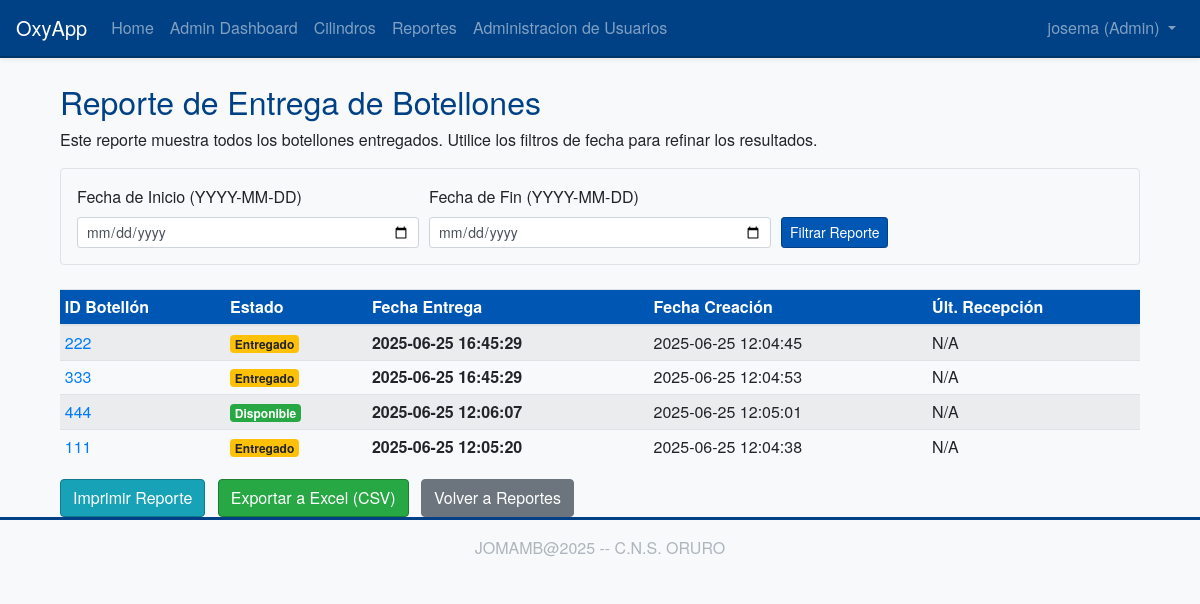
/reports/deliveries (signed in), run on the app's committed database.
### app/models/user.py (models this page shows, shortened)
class User(UserMixin, db.Model):
    __tablename__ = 'user'
    id = db.Column(db.Integer, primary_key=True)
    username = db.Column(db.String(64), index=True, unique=True, nullable=False)
    email = db.Column(db.String(120), index=True, unique=True, nullable=False)
    password_hash = db.Column(db.String(128))
    nombre = db.Column(db.String(64), index=True, nullable=True)
    apellidos = db.Column(db.String(128), index=True, nullable=True)
    role = db.Column(db.String(10), default='user', nullable=False)
    movimientos_registrados = db.relationship(
        'HistorialMovimiento',
        foreign_keys='HistorialMovimiento.user_id', # Especificar explícitamente la FK
        backref=db.backref('usuario', lazy='joined'),
        lazy='dynamic',
        order_by=lambda: desc(HistorialMovimiento.fecha_movimiento) if HistorialMovimiento else 'historial_movimiento.fecha_movimiento DESC' # Lambda para ordenamiento diferido
    )

### app/models/cylinder.py (models this page shows, shortened)
class Cylinder(db.Model):
    __tablename__ = 'cylinder'
    id = db.Column(db.Integer, primary_key=True)
    cylinder_id_tag = db.Column(db.String(64), index=True, unique=True, nullable=False)
    status = db.Column(db.String(64), default='available', nullable=False)
    creation_date = db.Column(db.DateTime, index=True, default=datetime.utcnow)
    reception_date = db.Column(db.DateTime, nullable=True, index=True)
    delivery_date = db.Column(db.DateTime, nullable=True, index=True)
    marca = db.Column(db.String(80), nullable=True)
    color = db.Column(db.String(50), nullable=True)
    numero_serie = db.Column(db.String(80), nullable=True, index=True)
    esta_activo = db.Column(db.Boolean, default=True, nullable=True, index=True)##solo para pruebas
    historial_movimientos = db.relationship(
        'HistorialMovimiento',
        backref='cilindro',
        lazy='dynamic',
        order_by='HistorialMovimiento.fecha_movimiento.desc()'
    )

### app/routes/reports.py (the view)
@bp.route('/deliveries', methods=['GET', 'POST'])
@login_required
def cylinder_deliveries_report():
    form = DateRangeReportForm(request.form)
    query = Cylinder.query.filter(Cylinder.delivery_date.isnot(None))
    fecha_inicio_data = None
    fecha_fin_data = None
    if request.method == 'POST' and form.clear_filter.data:
        return redirect(url_for('reports.cylinder_deliveries_report'))
    if form.validate_on_submit() and form.submit_filter.data:
        fecha_inicio_data = form.fecha_inicio.data
        fecha_fin_data = form.fecha_fin.data
    elif request.method == 'GET':
        fecha_inicio_str = request.args.get('fecha_inicio')
        fecha_fin_str = request.args.get('fecha_fin')
        try:
            if fecha_inicio_str: fecha_inicio_data = datetime.strptime(fecha_inicio_str, '%Y-%m-%d').date()
            if fecha_fin_str: fecha_fin_data = datetime.strptime(fecha_fin_str, '%Y-%m-%d').date()
            form.fecha_inicio.data = fecha_inicio_data
            form.fecha_fin.data = fecha_fin_data
        except ValueError:
            flash('Formato de fecha inválido en URL. Use YYYY-MM-DD.', 'warning')
    if fecha_inicio_data:
        query = query.filter(Cylinder.delivery_date >= datetime.combine(fecha_inicio_data, time.min))
    if fecha_fin_data:
        query = query.filter(Cylinder.delivery_date <= datetime.combine(fecha_fin_data, time.max))
    page = request.args.get('page', 1, type=int)
    deliveries_pagination = query.order_by(Cylinder.delivery_date.desc()).paginate(
        page=page, per_page=15, error_out=False
    )
    pagination_params = {'page': deliveries_pagination.next_num}
    if fecha_inicio_data: pagination_params['fecha_inicio'] = fecha_inicio_data.strftime('%Y-%m-%d')
    if fecha_fin_data: pagination_params['fecha_fin'] = fecha_fin_data.strftime('%Y-%m-%d')
    next_url = url_for('reports.cylinder_deliveries_report', **pagination_params) if deliveries_pagination.has_next else None
    pagination_params['page'] = deliveries_pagination.prev_num
    prev_url = url_for('reports.cylinder_deliveries_report', **pagination_params) if deliveries_pagination.has_prev else None
    return render_template('reports/deliveries_report.html',
                           title='Reporte de Entrega de Botellones',
                           form=form,
                           cylinders=deliveries_pagination.items,
                           pagination=deliveries_pagination,
                           next_url=next_url, prev_url=prev_url,
                           current_fecha_inicio=fecha_inicio_data.strftime('%Y-%m-%d') if fecha_inicio_data else None,
                           current_fecha_fin=fecha_fin_data.strftime('%Y-%m-%d') if fecha_fin_data else None)

### app/forms.py
class DateRangeReportForm(FlaskForm):
    fecha_inicio = DateField('Fecha de Inicio (YYYY-MM-DD)', format='%Y-%m-%d', validators=[Optional()])
    fecha_fin = DateField('Fecha de Fin (YYYY-MM-DD)', format='%Y-%m-%d', validators=[Optional(), date_check])
    submit_filter = SubmitField('Filtrar Reporte')
    clear_filter = SubmitField('Limpiar Filtro')

### app/models/user.py (called while the page is built)
@login.user_loader
def load_user(id):
    return User.query.get(int(id))

### app/templates/reports/deliveries_report.html (shortened to what this page needs)
{% extends "base.html" %}
{% import "bootstrap_wtf.html" as wtf %}
{% block content %}
<div class="container mt-4">
    <div class="printable-area">
        <h2>{{ title }}</h2>
        <p class="report-description">Este reporte muestra todos los botellones entregados. Utilice los filtros de fecha para refinar los resultados.</p>
        <form method="POST" action="{{ url_for('reports.cylinder_deliveries_report') }}" class="mb-4 p-3 border rounded bg-light no-print">
            <div class="form-row align-items-end">
                <div class="col-md-4">
                    {{ form.fecha_inicio.label(class="form-control-label") }}
                    {{ form.fecha_inicio(class="form-control form-control-sm" + (" is-invalid" if form.fecha_inicio.errors else "")) }}
                </div>
                <div class="col-md-4">
                    {{ form.fecha_fin.label(class="form-control-label") }}
                    {{ form.fecha_fin(class="form-control form-control-sm" + (" is-invalid" if form.fecha_fin.errors else "")) }}
                </div>
                <div class="col-md-auto mb-2 mb-md-0">
                    {{ form.submit_filter(class="btn btn-primary btn-sm") }}
                </div>
            </div>
        </form>
        {% if cylinders %}
        <table class="table table-sm table-striped table-hover mt-3">
            <thead>
                <tr>
                    <th>ID Botellón</th>
                    <th>Estado</th>
                    <th>Fecha Entrega</th>
                    <th>Fecha Creación</th>
                    <th>Últ. Recepción</th>
                </tr>
            </thead>
            <tbody>
            {% for cylinder in cylinders %}
                <tr>
                    <td><a href="{{ url_for('cylinders.view_cylinder', cylinder_id=cylinder.id) }}">{{ cylinder.cylinder_id_tag }}</a></td>
                    <td>
                        <span class="badge badge-{% if cylinder.status == 'available' %}success{% elif cylinder.status == 'delivered' %}warning{% elif cylinder.status == 'received' %}info{% elif cylinder.status == 'maintenance' %}secondary{% elif cylinder.status == 'created' %}primary{% else %}light{% endif %}">
                            {% if cylinder.status == 'available' %}Disponible
                            {% elif cylinder.status == 'delivered' %}Entregado
                            {% elif cylinder.status == 'received' %}Recibido
                            {% elif cylinder.status == 'maintenance' %}Mantenimiento
                            {% elif cylinder.status == 'created' %}Creado
                            {% else %}{{ cylinder.status | title }}
                            {% endif %}
                        </span>
                    </td>
                    <td><strong>{{ cylinder.delivery_date.strftime('%Y-%m-%d %H:%M:%S') if cylinder.delivery_date else 'N/A' }}</strong></td>
                    <td>{{ cylinder.creation_date.strftime('%Y-%m-%d %H:%M:%S') if cylinder.creation_date else 'N/A' }}</td>
                    <td>{{ cylinder.reception_date.strftime('%Y-%m-%d %H:%M:%S') if cylinder.reception_date else 'N/A' }}</td>
                </tr>
                {% endfor %}
            </tbody>
        </table>
        {% else %}
        <div class="alert alert-info mt-3">
            No se encontraron botellones entregados para el rango de fechas seleccionado o no hay entregas registradas.
        </div>
        {% endif %}
    </div>
    <div class="mt-3 no-print">
        <button onclick="window.print();" class="btn btn-info mr-2">Imprimir Reporte</button>
        <a href="{{ url_for('reports.export_deliveries_csv', fecha_inicio=current_fecha_inicio, fecha_fin=current_fecha_fin) }}" class="btn btn-success mr-2">Exportar a Excel (CSV)</a>
        <a href="{{ url_for('reports.index') }}" class="btn btn-secondary">Volver a Reportes</a>
    </div>
</div>
{% endblock %}

### app/templates/base.html (shortened to what this page needs)
<!doctype html>
<html lang="en">
  <head>
    <link rel="stylesheet" href="https://stackpath.bootstrapcdn.com/bootstrap/4.5.2/css/bootstrap.min.css">
    <link rel="stylesheet" href="{{ url_for('static', filename='css/custom.css') }}">
    <link rel="stylesheet" href="{{ url_for('static', filename='css/print.css') }}" media="print">
  </head>
  <body>
    <nav class="navbar navbar-expand-lg navbar-dark bg-primary shadow-sm">
      <a class="navbar-brand" href="{{ url_for('main.index') }}">OxyApp</a>
      <div class="collapse navbar-collapse" id="navbarNav">
        <ul class="navbar-nav mr-auto">
          <li class="nav-item">
            <a class="nav-link" href="{{ url_for('main.index') }}">Home</a>
          </li>
          {% if current_user.is_authenticated %}
            {% if current_user.role == 'user' %}
            <li class="nav-item">
              <a class="nav-link" href="{{ url_for('main.dashboard') }}">Dashboard</a>
            </li>
            {% elif current_user.role == 'admin' %}
            <li class="nav-item">
              <a class="nav-link" href="{{ url_for('admin.dashboard') }}">Admin Dashboard</a>
            </li>
            {% endif %}
          <li class="nav-item">
            <a class="nav-link" href="{{ url_for('cylinders.index') }}">Cilindros</a>
          </li>
          <li class="nav-item">
            <a class="nav-link" href="{{ url_for('reports.index') }}">Reportes</a>
          </li>
          {% if current_user.role == 'admin' %}
          <li class="nav-item">
            <a class="nav-link" href="{{ url_for('admin.manage_users') }}">Administracion de Usuarios</a>
          </li>
          {% endif %}
          {% endif %}
        </ul>
        <ul class="navbar-nav">
          {% if current_user.is_anonymous %}
          <li class="nav-item">
            <a class="nav-link" href="{{ url_for('auth.login') }}">Login</a>
          </li>
          <li class="nav-item">
            <a class="nav-link btn btn-outline-light btn-sm" href="{{ url_for('auth.register') }}">Registro</a>
          </li>
          {% else %}
          <li class="nav-item dropdown">
            <a class="nav-link dropdown-toggle" href="#" id="navbarDropdown" role="button" data-toggle="dropdown" aria-haspopup="true" aria-expanded="false">
              {{ current_user.username }} ({{ current_user.role | title }})
            </a>
          </li>
          {% endif %}
        </ul>
      </div>
    </nav>
    <main role="main" class="container mt-4">
      {% block content %}{% endblock %}
    </main>
    <footer class="footer mt-auto py-3 bg-light text-center">
        <div class="container">
            <span class="text-muted">JOMAMB@2025 -- C.N.S. ORURO</span>
        </div>
    </footer>
  </body>
</html>

### app/static/css/custom.css (style rules this page uses)
body { font-family: 'Helvetica Neue', Helvetica, Arial, sans-serif; background-color: #f8f9fa; color: #212529; }
.navbar-dark.bg-primary { background-color: #004085 !important; border-bottom: 2px solid #003366; }
.navbar-dark .navbar-brand, .navbar-dark .navbar-brand:hover, .navbar-dark .navbar-brand:focus, .navbar-dark .nav-link { color: #ffffff; }
.btn-primary { background-color: #0056b3; border-color: #004085; }
.btn-success { background-color: #28a745; border-color: #1e7e34; }
.btn-info { background-color: #17a2b8; border-color: #117a8b; }
.footer { background-color: #343a40; color: #f8f9fa; padding-top: 1.5rem; padding-bottom: 1.5rem; border-top: 3px solid #004085; }
.footer .text-muted { color: #adb5bd !important; }
h1, h2, h3, h4, h5, .display-4 { color: #004085; }
.table thead th { background-color: #0056b3; color: #ffffff; }

### data on the page
User: username "josema", role "Admin"
Cylinder: cylinder_id_tag "222", status "Entregado", delivery_date "2025-06-25 16:45:29", creation_date "2025-06-25 12:04:45", reception_date "N/A"
Cylinder: cylinder_id_tag "333", status "Entregado", delivery_date "2025-06-25 16:45:29", creation_date "2025-06-25 12:04:53", reception_date "N/A"
Cylinder: cylinder_id_tag "444", status "Disponible", delivery_date "2025-06-25 12:06:07", creation_date "2025-06-25 12:05:01", reception_date "N/A"
Cylinder: cylinder_id_tag "111", status "Entregado", delivery_date "2025-06-25 12:05:20", creation_date "2025-06-25 12:04:38", reception_date "N/A"

### other printed values
{{ title }} "Reporte de Entrega de Botellones"
